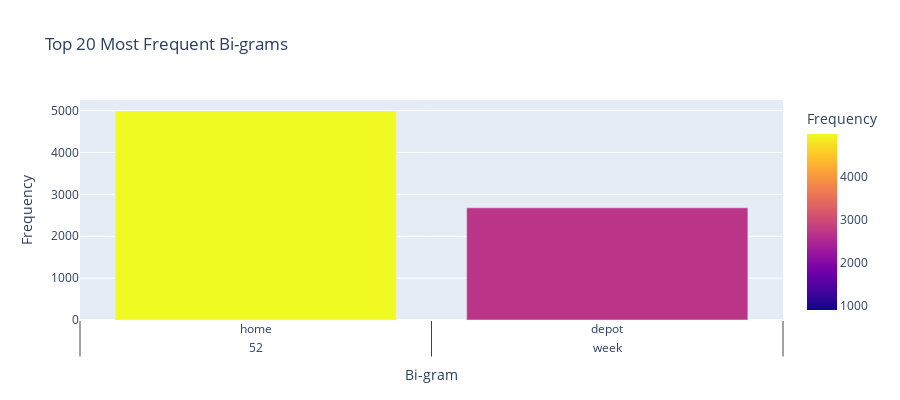
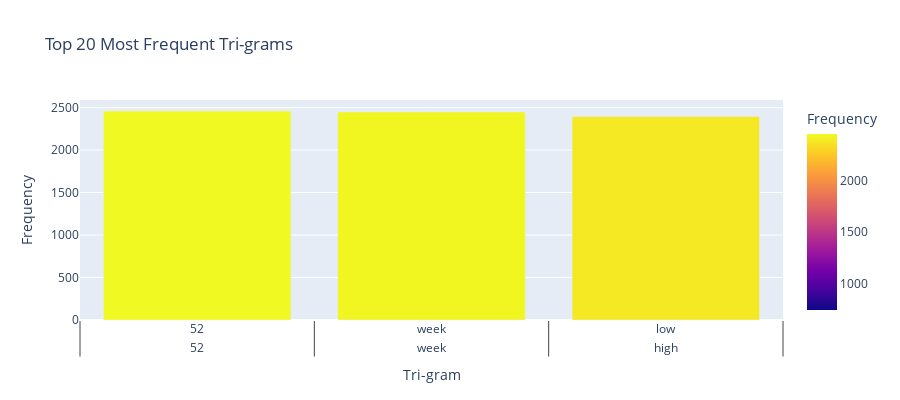

The notebook cell these images were saved under, in order:
### Markdown cell above
### Analysing common phrase

### Code cell
from nltk import ngrams
from collections import Counter
import plotly.express as px

# Function to get n-grams
def get_top_ngrams(word_list, n, g):
    n_grams = ngrams(word_list, g)
    n_grams_freq = Counter(n_grams)
    top_n_grams = n_grams_freq.most_common(n)
    top_n_grams_df = pd.DataFrame(top_n_grams, columns=['ngram', 'frequency'])
    return top_n_grams_df

# Generate bi-grams and tri-grams
top_20_bigrams = get_top_ngrams(all_words, 20, 2)
top_20_trigrams = get_top_ngrams(all_words, 20, 3)

# Plotting top 20 bi-grams
fig = px.bar(top_20_bigrams, x='ngram', y='frequency', title='Top 20 Most Frequent Bi-grams',
             labels={'ngram':'Bi-gram', 'frequency':'Frequency'}, color='frequency', height=400)
fig.show()

# Plotting top 20 tri-grams
fig = px.bar(top_20_trigrams, x='ngram', y='frequency', title='Top 20 Most Frequent Tri-grams',
             labels={'ngram':'Tri-gram', 'frequency':'Frequency'}, color='frequency', height=400)
fig.show()

### Figure 1 — Plotly figure (JSON) as saved in the notebook; plotly's stock layout.template omitted (floating-point values rounded to 4 significant figures)
{"data": [{"alignmentgroup": "True", "hovertemplate": "Bi-gram=%{x}<br>Frequency=%{marker.color}<extra></extra>", "legendgroup": "", "marker": {"color": [4991, 2679, 2570, 2460, 2450, 2404, 2400, 2362, 2184, 2124, 2087, 1711, 1597, 1226, 1147, 1107, 1039, 1014, 930, 907], "coloraxis": "coloraxis", "pattern": {"shape": ""}}, "name": "", "offsetgroup": "", "orientation": "v", "showlegend": false, "textposition": "auto", "type": "bar", "x": [["52", "week"], ["home", "depot"], ["year", "ago"], ["week", "high"], ["week", "low"], ["last", "trading"], ["end", "last"], ["price", "target"], ["ago", "quarter"], ["stocks", "buy"], ["trading", "period"], ["per", "share"], ["stock", "52"], ["stock", "market"], ["home", "improvement"], ["third", "quarter"], ["initiated", "coverage"], ["long", "term"], ["previous", "rating"], ["fourth", "quarter"]], "xaxis": "x", "y": [4991, 2679, 2570, 2460, 2450, 2404, 2400, 2362, 2184, 2124, 2087, 1711, 1597, 1226, 1147, 1107, 1039, 1014, 930, 907], "yaxis": "y"}], "layout": {"barmode": "relative", "coloraxis": {"colorbar": {"title": {"text": "Frequency"}}, "colorscale": [[0, "#0d0887"], [0.1111, "#46039f"], [0.2222, "#7201a8"], [0.3333, "#9c179e"], [0.4444, "#bd3786"], [0.5556, "#d8576b"], [0.6667, "#ed7953"], [0.7778, "#fb9f3a"], [0.8889, "#fdca26"], [1, "#f0f921"]]}, "height": 400, "legend": {"tracegroupgap": 0}, "title": {"text": "Top 20 Most Frequent Bi-grams"}, "xaxis": {"anchor": "y", "domain": [0, 1], "title": {"text": "Bi-gram"}}, "yaxis": {"anchor": "x", "domain": [0, 1], "title": {"text": "Frequency"}}}}

### Figure 2 — Plotly figure (JSON) as saved in the notebook; plotly's stock layout.template omitted (floating-point values rounded to 4 significant figures)
{"data": [{"alignmentgroup": "True", "hovertemplate": "Tri-gram=%{x}<br>Frequency=%{marker.color}<extra></extra>", "legendgroup": "", "marker": {"color": [2460, 2449, 2394, 2184, 2087, 1597, 805, 798, 798, 798, 798, 798, 785, 740, 740, 740, 740, 740, 740, 739], "coloraxis": "coloraxis", "pattern": {"shape": ""}}, "name": "", "offsetgroup": "", "orientation": "v", "showlegend": false, "textposition": "auto", "type": "bar", "x": [["52", "week", "high"], ["52", "week", "low"], ["end", "last", "trading"], ["year", "ago", "quarter"], ["last", "trading", "period"], ["stock", "52", "week"], ["moment", "stock", "52"], ["current", "stock", "performance"], ["shows", "52", "week"], ["moreover", "end", "last"], ["trading", "period", "closing"], ["period", "closing", "price"], ["stock", "market", "news"], [".", "investorplace", "stock"], ["investorplace", "stock", "market"], ["market", "news", "stock"], ["news", "stock", "advice"], ["stock", "advice", "trading"], ["first", "investorplace", "."], ["appeared", "first", "investorplace"]], "xaxis": "x", "y": [2460, 2449, 2394, 2184, 2087, 1597, 805, 798, 798, 798, 798, 798, 785, 740, 740, 740, 740, 740, 740, 739], "yaxis": "y"}], "layout": {"barmode": "relative", "coloraxis": {"colorbar": {"title": {"text": "Frequency"}}, "colorscale": [[0, "#0d0887"], [0.1111, "#46039f"], [0.2222, "#7201a8"], [0.3333, "#9c179e"], [0.4444, "#bd3786"], [0.5556, "#d8576b"], [0.6667, "#ed7953"], [0.7778, "#fb9f3a"], [0.8889, "#fdca26"], [1, "#f0f921"]]}, "height": 400, "legend": {"tracegroupgap": 0}, "title": {"text": "Top 20 Most Frequent Tri-grams"}, "xaxis": {"anchor": "y", "domain": [0, 1], "title": {"text": "Tri-gram"}}, "yaxis": {"anchor": "x", "domain": [0, 1], "title": {"text": "Frequency"}}}}
